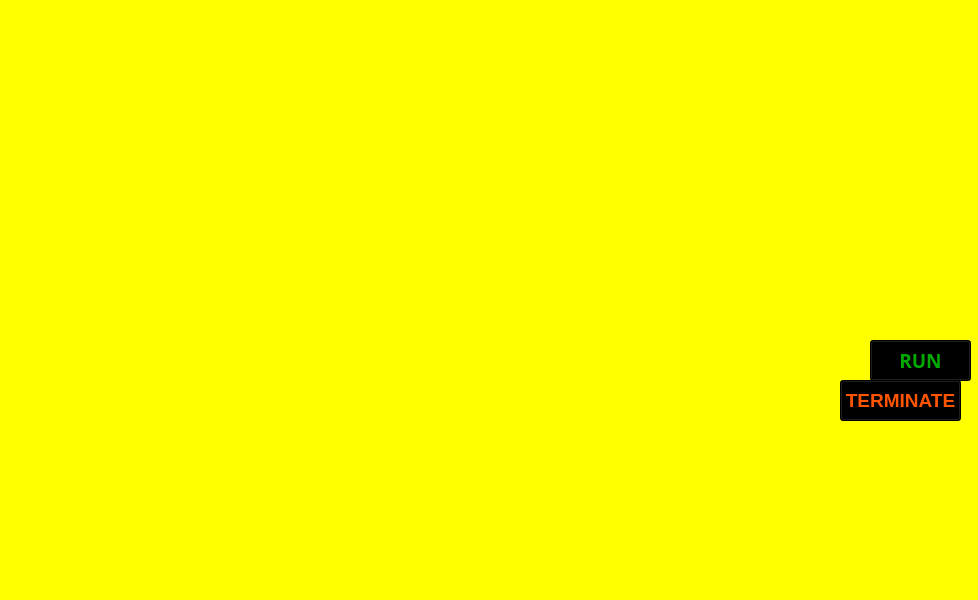
<?xml version="1.0" encoding="UTF-8"?>
<ui version="4.0">
 <class>ZEN</class>
 <widget class="QMainWindow" name="ZEN">
  <property name="geometry">
   <rect>
    <x>0</x>
    <y>0</y>
    <width>978</width>
    <height>600</height>
   </rect>
  </property>
  <property name="windowTitle">
   <string>MainWindow</string>
  </property>
  <widget class="QWidget" name="centralwidget">
   <widget class="QLabel" name="label_2">
    <property name="geometry">
     <rect>
      <x>0</x>
      <y>0</y>
      <width>981</width>
      <height>601</height>
     </rect>
    </property>
    <property name="styleSheet">
     <string notr="true">font: 75 14pt &quot;Arial&quot;;
background-color: rgb(255, 255, 0);
color: rgb(255, 0, 0);</string>
    </property>
    <property name="text">
     <string/>
    </property>
    <property name="pixmap">
     <pixmap>SciFi_LoaderBlue.gif</pixmap>
    </property>
    <property name="scaledContents">
     <bool>true</bool>
    </property>
    <property name="margin">
     <number>-6</number>
    </property>
   </widget>
   <widget class="QLabel" name="label_3">
    <property name="geometry">
     <rect>
      <x>670</x>
      <y>460</y>
      <width>301</width>
      <height>131</height>
     </rect>
    </property>
    <property name="text">
     <string/>
    </property>
    <property name="pixmap">
     <pixmap>initiating.gif</pixmap>
    </property>
    <property name="scaledContents">
     <bool>true</bool>
    </property>
   </widget>
   <widget class="QLabel" name="label_4">
    <property name="geometry">
     <rect>
      <x>40</x>
      <y>170</y>
      <width>281</width>
      <height>281</height>
     </rect>
    </property>
    <property name="text">
     <string/>
    </property>
    <property name="pixmap">
     <pixmap>1a7d825b332de7940e2a13e87cdd89c9.png</pixmap>
    </property>
   </widget>
   <widget class="QLabel" name="label_5">
    <property name="geometry">
     <rect>
      <x>760</x>
      <y>210</y>
      <width>201</width>
      <height>71</height>
     </rect>
    </property>
    <property name="text">
     <string/>
    </property>
    <property name="pixmap">
     <pixmap>Credits.png</pixmap>
    </property>
    <property name="scaledContents">
     <bool>true</bool>
    </property>
   </widget>
   <widget class="QTextBrowser" name="textBrowser">
    <property name="geometry">
     <rect>
      <x>550</x>
      <y>20</y>
      <width>256</width>
      <height>61</height>
     </rect>
    </property>
    <property name="styleSheet">
     <string notr="true">background: transparent;
border-radius:none;</string>
    </property>
   </widget>
   <widget class="QTextBrowser" name="textBrowser_2">
    <property name="geometry">
     <rect>
      <x>730</x>
      <y>20</y>
      <width>256</width>
      <height>61</height>
     </rect>
    </property>
    <property name="layoutDirection">
     <enum>Qt::LeftToRight</enum>
    </property>
    <property name="styleSheet">
     <string notr="true">background: transparent;
border-radius:none;</string>
    </property>
   </widget>
   <widget class="QPushButton" name="pushButton">
    <property name="geometry">
     <rect>
      <x>870</x>
      <y>340</y>
      <width>101</width>
      <height>41</height>
     </rect>
    </property>
    <property name="font">
     <font>
      <family>Arial Black</family>
      <pointsize>14</pointsize>
      <weight>75</weight>
      <bold>true</bold>
     </font>
    </property>
    <property name="layoutDirection">
     <enum>Qt::LeftToRight</enum>
    </property>
    <property name="styleSheet">
     <string notr="true">background-color: rgb(0, 0, 0);
color: rgb(0, 170, 0);</string>
    </property>
    <property name="text">
     <string>RUN</string>
    </property>
   </widget>
   <widget class="QPushButton" name="pushButton_2">
    <property name="geometry">
     <rect>
      <x>840</x>
      <y>380</y>
      <width>121</width>
      <height>41</height>
     </rect>
    </property>
    <property name="font">
     <font>
      <family>Arial</family>
      <pointsize>14</pointsize>
      <weight>75</weight>
      <bold>true</bold>
     </font>
    </property>
    <property name="styleSheet">
     <string notr="true">color: rgb(255, 85, 0);
background-color: rgb(0, 0, 0);</string>
    </property>
    <property name="text">
     <string>TERMINATE</string>
    </property>
   </widget>
  </widget>
 </widget>
 <resources/>
 <connections/>
</ui>
